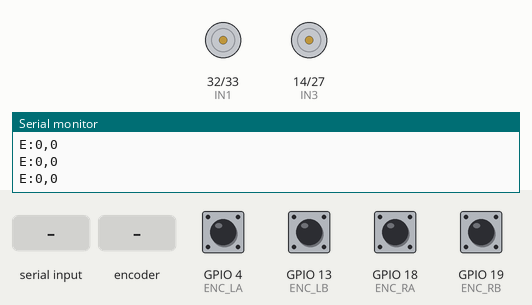
Bench run of a sketch on a simulated ESP32. On the bench: motor-driver pin pairs drawn as motors (green arrow = first pin HIGH = forward, orange = second pin HIGH = backward, longer = more drive, scaled by the enable pin), the last lines printed to the serial monitor. The inputs (shaded band) are chosen by the test bench; at power-on: GPIO 4 (ENC_LA), GPIO 13 (ENC_LB), GPIO 18 (ENC_RA), GPIO 19 (ENC_RB) HIGH.

Above: at 1.2 s.
1.3 s: "V:,45\n" received over Serial
At 3.4 s:
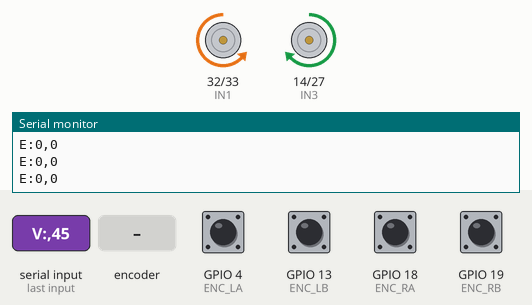
4.3 s: rotary encoder on GPIO 4 (ENC_LA) / GPIO 13 (ENC_LB) turned 3 steps (first pin leading)
At 4.49 s:
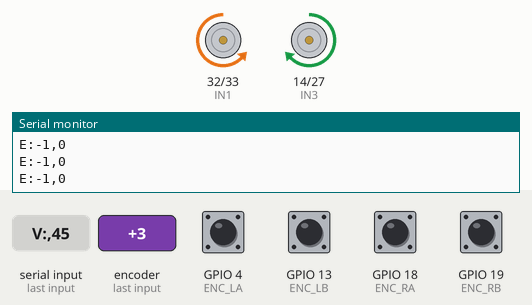
7.3 s: "S,1\n" received over the second serial link
At 7.7 s:
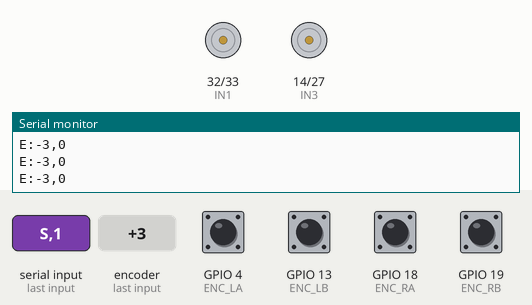
8.8 s: GPIO 18 (ENC_RA) pulled LOW for 0.15 s
At 10.2 s:
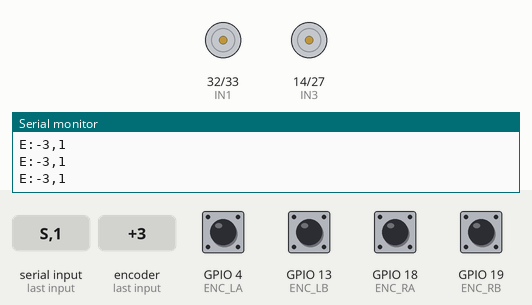
10.5 s: rotary encoder on GPIO 4 (ENC_LA) / GPIO 13 (ENC_LB) turned 1 step (first pin leading)
At 10.9 s:
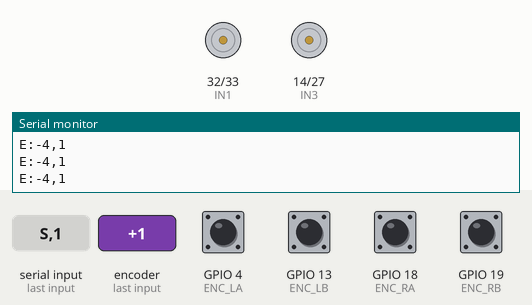
12.2 s: rotary encoder on GPIO 4 (ENC_LA) / GPIO 13 (ENC_LB) turned 2 steps (second pin leading)
At 12.49 s:
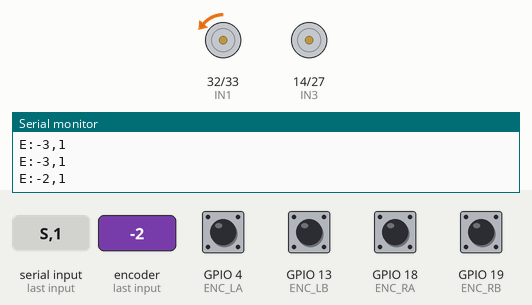
Timing chart, 0 to 15.1 s (numbered marks = the images above; inputs shaded):
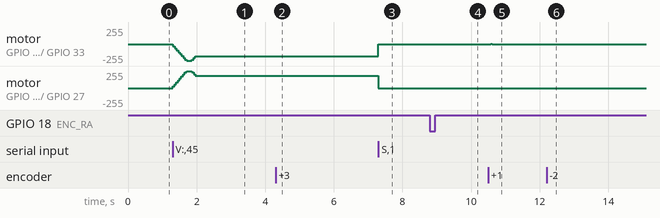

The sketch:

buddy_motor_controller.ino
```cpp
/*
 * Buddy Robot - ESP32 Motor Controller
 *
 * Receives velocity commands from Jetson over UART2:
 *   "V:<linear_m/s>,<angular_rad/s>\n"
 *
 * Sends encoder ticks back to Jetson over UART2 at 20Hz:
 *   "E:<left_ticks>,<right_ticks>\n"
 *
 * Also accepts commands over USB Serial for debugging.
 *
 * PID velocity control with slew rate limiting to prevent wheel spin.
 */

// ==================== PIN DEFINITIONS ====================
// Motor A (Left)
#define ENA 25
#define IN1 32
#define IN2 33

// Motor B (Right)
#define ENB 26
#define IN3 14
#define IN4 27

// Encoder A (Left motor)
#define ENC_LA 4
#define ENC_LB 13

// Encoder B (Right motor)
#define ENC_RA 18
#define ENC_RB 19

// UART2 to Jetson
#define JETSON_TX 17
#define JETSON_RX 16
#define JETSON_BAUD 115200

// ==================== ROBOT PARAMETERS ====================
#define WHEEL_SEPARATION 0.3302  // meters (2 * 0.1651)
#define WHEEL_DIAMETER   0.065   // meters
#define TICKS_PER_REV    5764    // 11 PPR * 131 gear ratio * 4 quadrature
#define MAX_SPEED        0.3     // m/s
#define MAX_PWM          250

// ==================== PWM CONFIG ====================
#define PWM_FREQ       5000
#define PWM_RESOLUTION 8

// ==================== PID PARAMETERS ====================
#define KP 2.5
#define KI 1.5
#define KD 0.01
#define PID_INTERVAL_MS 50  // 20Hz PID loop

// ==================== SLEW RATE LIMITER ====================
#define MAX_PWM_STEP 30  // Max PWM change per PID cycle

// ==================== TIMING ====================
#define CMD_TIMEOUT_MS      500
#define ENCODER_PUB_MS      50   // 20Hz encoder publishing

// ==================== GLOBAL STATE ====================

// Encoder tick counts (volatile for ISR access)
volatile long leftTicks = 0;
volatile long rightTicks = 0;

// PID state
float leftTargetVel = 0.0;   // m/s
float rightTargetVel = 0.0;  // m/s
float leftIntegral = 0.0;
float rightIntegral = 0.0;
float leftPrevError = 0.0;
float rightPrevError = 0.0;
long prevLeftTicks = 0;
long prevRightTicks = 0;
int prevLeftPWM = 0;
int prevRightPWM = 0;

// Timing
unsigned long lastCmdTime = 0;
unsigned long lastPIDTime = 0;
unsigned long lastEncoderPubTime = 0;

// Serial input buffer
String jetsonBuffer = "";
String usbBuffer = "";

// ==================== ENCODER ISRs ====================
void IRAM_ATTR leftEncoderISR() {
  if (digitalRead(ENC_LB) == HIGH) {
    leftTicks++;
  } else {
    leftTicks--;
  }
}

void IRAM_ATTR rightEncoderISR() {
  if (digitalRead(ENC_RB) == HIGH) {
    rightTicks++;
  } else {
    rightTicks--;
  }
}

// ==================== SETUP ====================
void setup() {
  // Debug serial (USB)
  Serial.begin(115200);
  Serial.println("Buddy Motor Controller Starting...");

  // UART2 to Jetson
  Serial2.begin(JETSON_BAUD, SERIAL_8N1, JETSON_RX, JETSON_TX);

  // Motor direction pins
  pinMode(IN1, OUTPUT);
  pinMode(IN2, OUTPUT);
  pinMode(IN3, OUTPUT);
  pinMode(IN4, OUTPUT);

  // PWM setup for motor speed
  ledcAttach(ENA, PWM_FREQ, PWM_RESOLUTION);
  ledcAttach(ENB, PWM_FREQ, PWM_RESOLUTION);

  // Encoder pins
  pinMode(ENC_LA, INPUT_PULLUP);
  pinMode(ENC_LB, INPUT_PULLUP);
  pinMode(ENC_RA, INPUT_PULLUP);
  pinMode(ENC_RB, INPUT_PULLUP);

  // Attach encoder interrupts
  attachInterrupt(digitalPinToInterrupt(ENC_LA), leftEncoderISR, RISING);
  attachInterrupt(digitalPinToInterrupt(ENC_RA), rightEncoderISR, RISING);

  // Motors off
  stopMotors();

  Serial.println("Ready. Waiting for commands...");
  Serial.println("Format: V:<linear_m/s>,<angular_rad/s>");

  lastPIDTime = millis();
  lastEncoderPubTime = millis();
  lastCmdTime = millis();
}

// ==================== MAIN LOOP ====================
void loop() {
  unsigned long now = millis();

  // Read commands from Jetson UART
  while (Serial2.available()) {
    char c = Serial2.read();
    if (c == '\n') {
      processCommand(jetsonBuffer);
      jetsonBuffer = "";
    } else if (c != '\r') {
      jetsonBuffer += c;
    }
  }

  // Read commands from USB Serial (debug)
  while (Serial.available()) {
    char c = Serial.read();
    if (c == '\n') {
      processCommand(usbBuffer);
      usbBuffer = "";
    } else if (c != '\r') {
      usbBuffer += c;
    }
  }

  // Safety timeout — stop if no command received
  if (now - lastCmdTime > CMD_TIMEOUT_MS) {
    leftTargetVel = 0.0;
    rightTargetVel = 0.0;
  }

  // PID loop at 20Hz
  if (now - lastPIDTime >= PID_INTERVAL_MS) {
    float dt = (now - lastPIDTime) / 1000.0;
    lastPIDTime = now;

    // Get current encoder ticks (atomic read)
    noInterrupts();
    long curLeft = leftTicks;
    long curRight = rightTicks;
    interrupts();

    // Compute actual wheel velocities (m/s)
    float metersPerTick = (WHEEL_DIAMETER * PI) / TICKS_PER_REV;
    float leftActualVel = ((curLeft - prevLeftTicks) * metersPerTick) / dt;
    float rightActualVel = ((curRight - prevRightTicks) * metersPerTick) / dt;
    prevLeftTicks = curLeft;
    prevRightTicks = curRight;

    // PID for left motor
    float leftError = leftTargetVel - leftActualVel;
    leftIntegral += leftError * dt;
    leftIntegral = constrain(leftIntegral, -100, 100);
    float leftDerivative = (leftError - leftPrevError) / dt;
    float leftOutput = KP * leftError + KI * leftIntegral + KD * leftDerivative;
    leftPrevError = leftError;

    // PID for right motor
    float rightError = rightTargetVel - rightActualVel;
    rightIntegral += rightError * dt;
    rightIntegral = constrain(rightIntegral, -100, 100);
    float rightDerivative = (rightError - rightPrevError) / dt;
    float rightOutput = KP * rightError + KI * rightIntegral + KD * rightDerivative;
    rightPrevError = rightError;

    // Convert PID output to PWM
    int leftPWM = (int)(leftOutput * (MAX_PWM / MAX_SPEED));
    int rightPWM = (int)(rightOutput * (MAX_PWM / MAX_SPEED));

    // Apply motors with slew rate limiting
    setMotorsPWM(leftPWM, rightPWM);
  }

  // Publish encoder ticks at 20Hz
  if (now - lastEncoderPubTime >= ENCODER_PUB_MS) {
    lastEncoderPubTime = now;
    publishEncoders();
  }
}

// ==================== COMMAND PROCESSING ====================
void processCommand(String cmd) {
  cmd.trim();
  if (cmd.length() == 0) return;

  if (cmd.startsWith("V:")) {
    // Velocity command: V:<linear>,<angular>
    int commaIdx = cmd.indexOf(',', 2);
    if (commaIdx > 0) {
      float linear = cmd.substring(2, commaIdx).toFloat();
      float angular = cmd.substring(commaIdx + 1).toFloat();

      // Differential drive kinematics: convert (v, w) to wheel velocities
      leftTargetVel = linear - (angular * WHEEL_SEPARATION / 2.0);
      rightTargetVel = linear + (angular * WHEEL_SEPARATION / 2.0);

      // Clamp to max speed
      leftTargetVel = constrain(leftTargetVel, -MAX_SPEED, MAX_SPEED);
      rightTargetVel = constrain(rightTargetVel, -MAX_SPEED, MAX_SPEED);

      lastCmdTime = millis();

      Serial.print("CMD: L=");
      Serial.print(leftTargetVel, 3);
      Serial.print(" R=");
      Serial.println(rightTargetVel, 3);
    }
  } else if (cmd.startsWith("S")) {
    // Stop command
    stopMotors();
    Serial.println("STOPPED");
  }
}

// ==================== MOTOR CONTROL ====================
void setMotorsPWM(int leftPWM, int rightPWM) {
  // Slew rate limiting — prevent wheel spin
  if (leftPWM - prevLeftPWM > MAX_PWM_STEP) leftPWM = prevLeftPWM + MAX_PWM_STEP;
  if (prevLeftPWM - leftPWM > MAX_PWM_STEP) leftPWM = prevLeftPWM - MAX_PWM_STEP;
  if (rightPWM - prevRightPWM > MAX_PWM_STEP) rightPWM = prevRightPWM + MAX_PWM_STEP;
  if (prevRightPWM - rightPWM > MAX_PWM_STEP) rightPWM = prevRightPWM - MAX_PWM_STEP;

  prevLeftPWM = leftPWM;
  prevRightPWM = rightPWM;

  // Constrain to valid range
  leftPWM = constrain(leftPWM, -MAX_PWM, MAX_PWM);
  rightPWM = constrain(rightPWM, -MAX_PWM, MAX_PWM);

  // Left motor
  if (leftPWM > 0) {
    digitalWrite(IN1, HIGH);
    digitalWrite(IN2, LOW);
    ledcWrite(ENA, leftPWM);
  } else if (leftPWM < 0) {
    digitalWrite(IN1, LOW);
    digitalWrite(IN2, HIGH);
    ledcWrite(ENA, -leftPWM);
  } else {
    digitalWrite(IN1, LOW);
    digitalWrite(IN2, LOW);
    ledcWrite(ENA, 0);
  }

  // Right motor
  if (rightPWM > 0) {
    digitalWrite(IN3, HIGH);
    digitalWrite(IN4, LOW);
    ledcWrite(ENB, rightPWM);
  } else if (rightPWM < 0) {
    digitalWrite(IN3, LOW);
    digitalWrite(IN4, HIGH);
    ledcWrite(ENB, -rightPWM);
  } else {
    digitalWrite(IN3, LOW);
    digitalWrite(IN4, LOW);
    ledcWrite(ENB, 0);
  }
}

void stopMotors() {
  leftTargetVel = 0.0;
  rightTargetVel = 0.0;
  leftIntegral = 0.0;
  rightIntegral = 0.0;
  leftPrevError = 0.0;
  rightPrevError = 0.0;
  prevLeftPWM = 0;
  prevRightPWM = 0;

  digitalWrite(IN1, LOW);
  digitalWrite(IN2, LOW);
  digitalWrite(IN3, LOW);
  digitalWrite(IN4, LOW);
  ledcWrite(ENA, 0);
  ledcWrite(ENB, 0);
}

// ==================== ENCODER PUBLISHING ====================
void publishEncoders() {
  noInterrupts();
  long l = leftTicks;
  long r = rightTicks;
  interrupts();

  // Send to Jetson over UART2
  String msg = "E:" + String(l) + "," + String(r) + "\n";
  Serial2.print(msg);

  // Also print to USB for debugging
  Serial.print(msg);
}
```

Measured:
- after the input at 1.3 s, motor on GPIO 14 (IN3) / GPIO 27 (IN4): rises from stopped to forward 249/255 in 0.40 s, then falls to forward 187/255 in 0.25 s
- after the input at 4.3 s, motor on GPIO 32 (IN1) / GPIO 33 (IN2): alternates backward 187/255 for 0.15 s and backward 185/255 for 0.05 s, 6 changes in all, then stays backward 187/255, starting after 0.07 s
- after the input at 7.3 s, motor on GPIO 32 (IN1) / GPIO 33 (IN2): backward 187/255 → stopped at once; motor on GPIO 14 (IN3) / GPIO 27 (IN4): forward 187/255 → stopped at once
- after the input at 8.8 s, motor on GPIO 14 (IN3) / GPIO 27 (IN4): stopped → backward 1/255 after 0.16 s, → stopped 0.05 s later
- after the input at 10.5 s, motor on GPIO 32 (IN1) / GPIO 33 (IN2): stopped → forward 1/255 after 0.07 s, → stopped 0.05 s later
- after the input at 12.2 s, motor on GPIO 32 (IN1) / GPIO 33 (IN2): alternates backward 1/255 for 0.05 s and stopped for 0.15 s, 4 changes in all, then stays stopped, starting after 0.08 s
